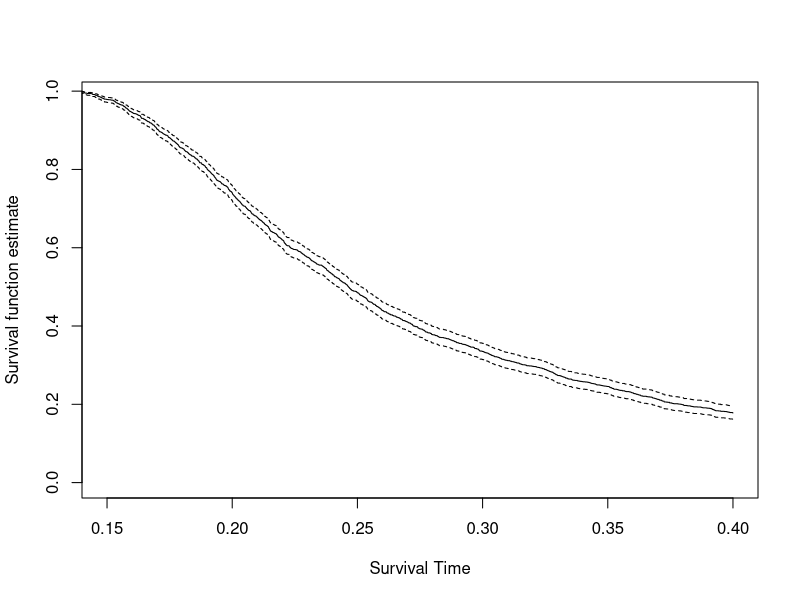
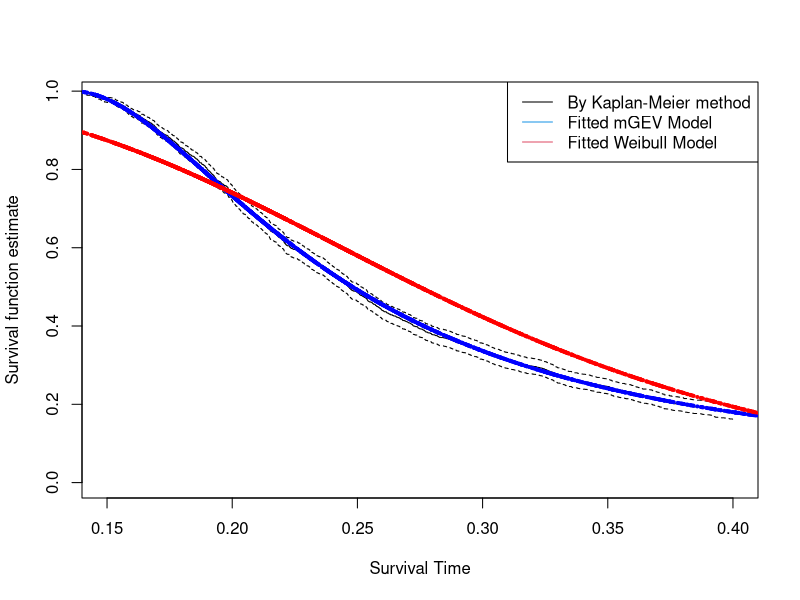

Recreate these plots in R, in order.
n<-2000 #sample size
#the true value of the parameter
beta<-c(2,0.6) #true parameter
xi<-0.5
set.seed(222)
#create the covariate
age<-sample(1:2000,n,replace=T)
ages<-scale(age)
X<-cbind(1,ages)
theta<-exp(X%*%beta)
N<-rep(NA,n)
t<-rep(NA,n)
delta<-rep(NA,n)
y<-rep(0,n)
c<-0.5 #change this to adjust the censoring rate.

for(i in 1:n){
 N[i]<-rpois(1,theta[i])
 if(N[i]==0)
      {y[i]<-c
      delta[i]<-0
      }
    else{      
    u<-runif(N[i])
    #set original value: u=0,sigma=1,xi=0.5 for GEV distribution
    xx<- (-1+(-log(1-u))^xi)/xi 
    z<-exp(xx)  #the survival time t[i]<-min(z)
    t[i]<-min(z)
  y[i]<-min(t[i],c)
 delta[i]<- as.numeric(t[i]<=c)

     }
 
}

sum(y==c)/length(y) #censoring rate

data <- data.frame(X=X, y=y,delta=delta)

n<-nrow(data)
y<-data$y
X<-cbind(data$X.1,data$X.2)
delta<-data$delta

#########Drawing Kaplan Meier Curve#############(
library(survival)
#use the Kaplan-Meier estimator.

fit1 <- survfit(Surv(y,delta)~1,conf.int=.95,conf.type="log-log",type="kaplan-meier",se.fit=T)
summary(fit1)
plot(fit1,xlab="Survival Time",ylab="Survival function estimate",xlim=c(0.15,0.40))



####Plot the survival curve with GEV Minima distribution######
#plot the survival curve based on the Weibull model with parameter alpha and lambda=1.
fngev<-function(para){
 t<-y
 beta<-para[1:2]
 xi<-para[3]
 theta<-exp(X%*%beta) 
  S<-exp(-(1+xi*log(t))^(1/xi))
  f<-exp(-(1+xi*log(t))^(1/xi))*(1/t)*(1+xi*log(t))^((1/xi)-1)
 return(sum(-theta*(1-S)+delta*log(theta*f)))
}
#########Plotting Survival Curve for model vs. Kaplan Meier###########
####MLE is calculated by Learn Bayes package###
library(LearnBayes)  
BETAG<-laplace(fngev,c(2,0.6,0.0003))$mode[1:2]
XIG<-laplace(fngev,c(2,0.6,0.0003))$mode[3]
THETAG<-exp(X%*%BETAG)
survgev<-function(xi,theta,y){
t<-y
S<-exp(-(1+xi*log(t))^(1/xi))
SS<-exp(-theta*(1-S))
return(SS)}
###########################################
#We need to take average ##################
###########################################
YYY<-matrix(0,2000,2000)
for(i in 1:2000){
YYY[i,]<-survgev(XIG,THETAG[i],y)
}
IND<-sample(1:2000,10)
sy<-apply(YYY,2,mean)
#plot the survival curve based on the Weibull model with parameter alpha and lambda=1.
fnwei<-function(para){
 t<-y
 beta<-para[1:2]
 alpha<-para[3]
 theta<-exp(X%*%beta) 
  S<-exp(-(t^alpha))
  f<-exp(-(t^alpha))*alpha*(t^(alpha-1))
  return(sum(-theta*(1-S)+delta*log(theta*f)))
}

#########Plotting Survival Curve for model vs. Kaplan Meier###########
####MLE is calculated by Learn Bayes package###
library(LearnBayes)  
BETA<-laplace(fnwei,c(2,0.6,3))$mode[1:2]
ALPHA<-laplace(fnwei,c(2,0.6,3))$mode[3]
THETA<-exp(X%*%BETA)
survwei<-function(alpha,theta,y){
t<-y
S<-exp(-t^alpha)
SS<-exp(-theta*(1-S))
return(SS)}
###########################################
#We need to take average ##################
###########################################
ZZZ<-matrix(0,2000,2000)
for(i in 1:2000){
ZZZ[i,]<-survwei(ALPHA,THETA[i],y)
}
IND1<-sample(1:2000,10)
sz<-apply(ZZZ,2,mean)
pdf("C:/Users/Reseearcher Mode/Desktop/SCGEV-GEV-WEI.pdf")
plot(fit1,xlab="Survival Time",ylab="Survival function estimate",xlim=c(0.15,0.40))
points(y,sy,type="p",cex=0.4,pch=19,col="Blue")
points(y,sz,type="p",cex=0.4,pch=19,col="Red")
legend("topright",c("By Kaplan-Meier method","Fitted mGEV Model","Fitted Weibull Model"),lty=1,col=c(1,4,2))
dev.off()
